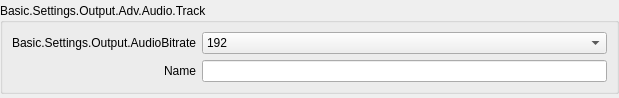
<?xml version="1.0" encoding="UTF-8"?>
<ui version="4.0">
 <class>advOutTrack</class>
 <widget class="QWidget" name="advOutTrack">
  <property name="geometry">
   <rect>
    <x>0</x>
    <y>0</y>
    <width>619</width>
    <height>98</height>
   </rect>
  </property>
  <property name="windowTitle">
   <string>Form</string>
  </property>
  <layout class="QHBoxLayout" name="horizontalLayout">
   <property name="spacing">
    <number>0</number>
   </property>
   <property name="leftMargin">
    <number>0</number>
   </property>
   <property name="topMargin">
    <number>0</number>
   </property>
   <property name="rightMargin">
    <number>0</number>
   </property>
   <property name="bottomMargin">
    <number>0</number>
   </property>
   <item>
    <widget class="QGroupBox" name="groupBox">
     <property name="sizePolicy">
      <sizepolicy hsizetype="Preferred" vsizetype="Maximum">
       <horstretch>0</horstretch>
       <verstretch>0</verstretch>
      </sizepolicy>
     </property>
     <property name="title">
      <string>Basic.Settings.Output.Adv.Audio.Track</string>
     </property>
     <layout class="QFormLayout" name="formLayout_10">
      <property name="fieldGrowthPolicy">
       <enum>QFormLayout::AllNonFixedFieldsGrow</enum>
      </property>
      <property name="labelAlignment">
       <set>Qt::AlignRight|Qt::AlignTrailing|Qt::AlignVCenter</set>
      </property>
      <property name="verticalSpacing">
       <number>6</number>
      </property>
      <item row="0" column="0">
       <widget class="QLabel" name="label_25">
        <property name="minimumSize">
         <size>
          <width>170</width>
          <height>0</height>
         </size>
        </property>
        <property name="text">
         <string>Basic.Settings.Output.AudioBitrate</string>
        </property>
        <property name="alignment">
         <set>Qt::AlignRight|Qt::AlignTrailing|Qt::AlignVCenter</set>
        </property>
        <property name="buddy">
         <cstring>advOutTrackBitrate</cstring>
        </property>
       </widget>
      </item>
      <item row="0" column="1">
       <widget class="QComboBox" name="advOutTrackBitrate">
        <property name="focusPolicy">
         <enum>Qt::StrongFocus</enum>
        </property>
        <property name="currentIndex">
         <number>8</number>
        </property>
        <property name="frame">
         <bool>true</bool>
        </property>
        <item>
         <property name="text">
          <string>32</string>
         </property>
        </item>
        <item>
         <property name="text">
          <string>48</string>
         </property>
        </item>
        <item>
         <property name="text">
          <string>64</string>
         </property>
        </item>
        <item>
         <property name="text">
          <string>80</string>
         </property>
        </item>
        <item>
         <property name="text">
          <string>96</string>
         </property>
        </item>
        <item>
         <property name="text">
          <string>112</string>
         </property>
        </item>
        <item>
         <property name="text">
          <string>128</string>
         </property>
        </item>
        <item>
         <property name="text">
          <string>160</string>
         </property>
        </item>
        <item>
         <property name="text">
          <string>192</string>
         </property>
        </item>
        <item>
         <property name="text">
          <string>256</string>
         </property>
        </item>
        <item>
         <property name="text">
          <string>320</string>
         </property>
        </item>
       </widget>
      </item>
      <item row="1" column="0">
       <widget class="QLabel" name="label_55">
        <property name="text">
         <string>Name</string>
        </property>
        <property name="buddy">
         <cstring>advOutTrackName</cstring>
        </property>
       </widget>
      </item>
      <item row="1" column="1">
       <widget class="QLineEdit" name="advOutTrackName"/>
      </item>
     </layout>
    </widget>
   </item>
  </layout>
 </widget>
 <resources/>
 <connections/>
</ui>
